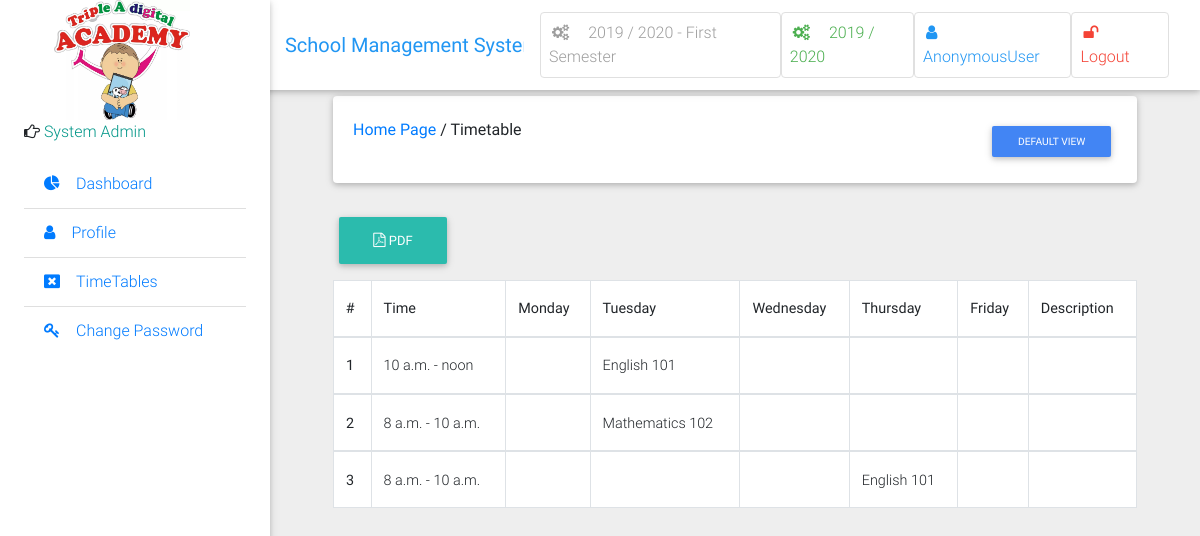
Page /timetable/by_day on the earlier database version.
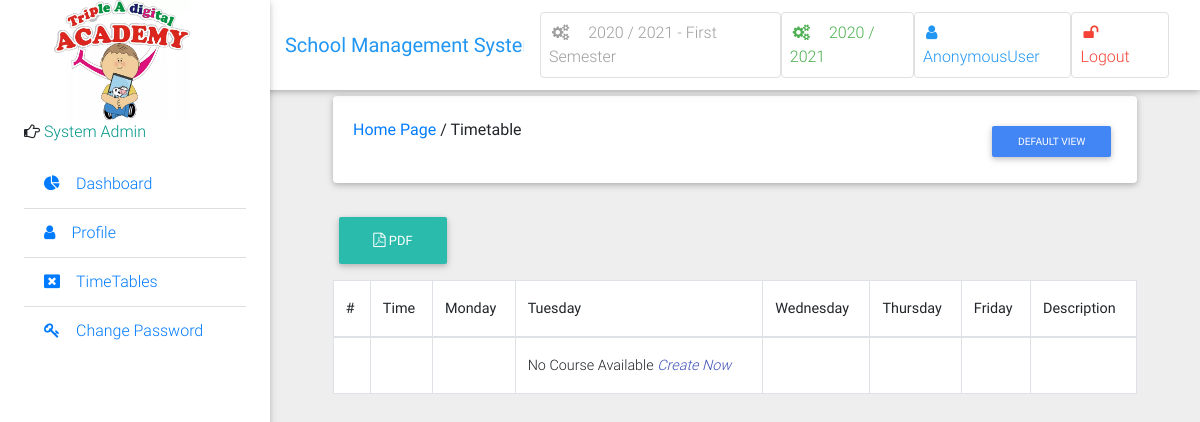
Same page on the later database version.
### school/models.py (models this page shows, shortened)
class Semester(models.Model):
    semester = models.CharField(max_length=10, choices=SEMESTER, blank=True)
    is_current_semester = models.BooleanField(default=False, blank=True, null=True)
    session = models.ForeignKey(Session, on_delete=models.CASCADE, blank=True, null=True)
    next_semester_begins = models.DateField(null=True, blank=True)
    def __str__(self):
        return str(self.session) + ' - ' + str(self.semester)

class Session(models.Model):
    session = models.CharField(max_length=200, unique=True)
    is_current_session = models.BooleanField(default=False, blank=True, null=True)
    next_session_begins = models.DateField(blank=True, null=True)
    def __str__(self):
        return self.session

class Timetable(models.Model):
    course = models.ForeignKey(Course, on_delete=models.CASCADE)
    day = models.CharField('Day', choices=DAYS, max_length=20)
    start_time = models.TimeField('Start Time', )
    end_time = models.TimeField('End Time', )
    venue = models.CharField('Venue', max_length=200, null=True, blank=True, help_text='Optional')
    description = models.CharField('Description', max_length=200, null=True, blank=True, help_text='Optional')

class Course(models.Model):
    courseTitle = models.CharField(max_length=200)
    courseCode = models.CharField(max_length=200, unique=True)
    description = models.TextField(max_length=200, blank=True)
    level = models.ForeignKey(Level, verbose_name='Grade', default='', on_delete=models.CASCADE)
    semester = models.ForeignKey(Semester, on_delete=models.CASCADE)
    is_elective = models.BooleanField(default=False, blank=True, null=True)

### school/views.py (the view)
# urls.py: path('timetable/by_day', views.timetable_by_day, name='timetable_by_day'),
def timetable_by_day(request):
    timetables = Timetable.objects.all()
    return render(request, 'administrator/timetable_by_day.html',
                  {
                      'timetables': timetables,
                  })

### school/context_processors.py (called while the page is built)
def session_processor(request):
	current_session = Session.objects.get(is_current_session=True)
	return {"current_session": current_session}

def semester_processor(request):
	current_semester = Semester.objects.get(is_current_semester=True)
	return {"current_semester": current_semester}

### school/templates/administrator/timetable_by_day.html (shortened to what this page needs)
{% extends 'school/base.html' %}
{% block side_bar %}
    {% include 'school/partial_active_element.html' with active='course_list' %}
{% endblock side_bar %}
{% block content %}
    <div class="container-fluid mt-5">
        <div class="card mb-4 wow fadeIn">
            <div class="card-body d-sm-flex justify-content-between">
                <h6 class="mb-2 mb-sm-0 pt-1">
                    <a href="/">Home Page</a>
                    <span>/</span>
                    <span>Timetable</span>
                </h6>
                <h6 class="mb-2 mb-sm-0 pt-1">
                    <a href="{% url 'timetable_all' %}" class="btn btn-primary btn-sm">Default View</a>
                </h6>
            </div>
        </div>
        {% if not request.user.is_superuser %}
            <h6 class="mb-2 mb-sm-0 pt-1">
                <a class="btn btn-default btn-rounded mb-3" href="{% url 'timetable_all_report' %}"
                   class="btn btn-default btn-rounded mb-4">
                    <i class="fa fa-file-pdf-o" aria-hidden="true"></i> PDF
                </a>
            </h6>
        {% endif %}
        <div class="table-wrapper-scroll-y">
            <table class="table table-bordered" style="background-color: white">
                <thead>
                <tr>
                    <th scope="col">#</th>
                    <th scope="col">Time</th>
                    <th scope="col">Monday</th>
                    <th scope="col">Tuesday</th>
                    <th scope="col">Wednesday</th>
                    <th scope="col">Thursday</th>
                    <th scope="col">Friday</th>
                    <th scope="col">Description</th>
                </tr>
                </thead>
                {% for timetable in timetables %}
                    <tbody>
                    <tr>
                        <th scope="row">{{ forloop.counter }}</th>
                        <td>{{ timetable.start_time }} - {{ timetable.end_time }}</td>
                        {% if timetable.day == 'Mon' %}
                            <td></td>
                            <td>{{ timetable.course.courseTitle }} {{ timetable.course.courseCode }}</td>
                            <td></td>
                            <td></td>
                            <td></td>
                            <td></td>
                        {% elif timetable.day == 'Wed' %}
                            <td></td>
                            <td></td>
                            <td></td>
                            <td>{{ timetable.course.courseTitle }} {{ timetable.course.courseCode }}</td>
                            <td></td>
                            <td></td>
                        {% endif %}
                    </tr>
                    </tbody>
                    {% empty %}
                    <tbody>
                    <tr>
                        <td></td>
                        <td></td>
                        <td></td>
                        <td>
          <span class="text-center">
            No Course Available <i><a class="indigo-text" href="{% url 'add_new_course' %}">Create Now</i>
          </span>
                        </td>
                        <td></td>
                        <td></td>
                        <td></td>
                    </tr>
                    </tbody>
                {% endfor %}
            </table>
        </div>
    </div>
    <br>
{% endblock %}

### school/templates/school/base.html (shortened to what this page needs)
{% load static %}
<!DOCTYPE html>
<html lang="en">
<head>
    <link rel="stylesheet" href="https://maxcdn.bootstrapcdn.com/font-awesome/4.7.0/css/font-awesome.min.css">
    <link href="{% static 'school/css/bootstrap.min.css' %}" rel="stylesheet">
    <link href="{% static 'school/css/mdb.min.css' %}" rel="stylesheet">
    <link href="{% static 'school/css/style.css' %}" rel="stylesheet">
</head>
<body class="grey lighten-3">
<header>
    <nav class="navbar fixed-top navbar-expand-lg navbar-light white scrolling-navbar">
        <div class="container-fluid">
            <a class="navbar-brand waves-effect" href="/">
                <strong class="blue-text">School Management System</strong>
            </a>
            <div class="collapse navbar-collapse" id="navbarSupportedContent">
                <ul class="navbar-nav nav-flex-icons">
                    <li class="nav-item">
                        <a href="{% if request.user.is_superuser %}{% url 'manage_semester' %}{% else %}#{% endif %}"
                           class="nav-link border border-light grey-text rounded waves-effect">
                            <i class="fa fa-cogs mr-3"></i>{{ current_semester }} Semester
                        </a>
                    </li>
                    <li class="nav-item">
                        <a href="{% if request.user.is_superuser %}{% url 'manage_session' %}{% else %}#{% endif %}"
                           class="nav-link border border-light green-text rounded waves-effect">
                            <i class="fa fa-cogs mr-3"></i>{{ current_session }}
                        </a>
                    </li>
                    <li class="nav-item">
                        <a href="{% url 'profile' %}"
                           class="nav-link border border-light rounded waves-effect blue-text">
                            <i class="fa fa-user mr-3"></i>{{ user|capfirst }}
                        </a>
                    </li>
                    <li class="nav-item">
                        <a href="/accounts/logout/" class="nav-link border border-light rounded waves-effect red-text">
                            <i class="fa fa-unlock mr-3"></i>Logout
                        </a>
                    </li>
                </ul>
            </div>
        </div>
    </nav>
    <div class="sidebar-fixed position-fixed">
        <img src="{% static 'img/logo.jpg' %}" id="icon" class="logo" style="margin-left: 30px">
        {% if request.user.is_lecturer %}
            <p><i class="fa fa-hand-o-right" aria-hidden="true"></i>
                <span class="teal-text text-center"> Lecturer</span></p>
        {% elif request.user.is_student %}
            <p><i class="fa fa-hand-o-right" aria-hidden="true"></i>
                <span class="teal-text text-center"> Student</span></p>
        {% elif request.user.is_parent %}
            <p><i class="fa fa-hand-o-right" aria-hidden="true"></i>
                <span class="teal-text text-center"> Parent</span></p>
        {% elif request.user.is_librarian %}
            <p><i class="fa fa-hand-o-right" aria-hidden="true"></i>
                <span class="teal-text text-center"> Library</span></p>
        {% else %}
            <p><i class="fa fa-hand-o-right" aria-hidden="true"></i>
                <span class="teal-text text-center"> System Admin</span></p>
        {% endif %}
        <div class="dashboard">
            {% block side_bar %}{% endblock side_bar %}
        </div>
    </div>
</header>
<main class="pt-5 mx-lg-5">
    {% block content %} {% endblock %}
</main>
</body>
</html>

Differences in the rows shown:
removed Timetable: start_time "10 a.m.", end_time "noon", course.courseTitle "English", course.courseCode "101"
removed Timetable: start_time "8 a.m.", end_time "10 a.m.", course.courseTitle "Mathematics", course.courseCode "102"
removed Timetable: start_time "8 a.m.", end_time "10 a.m.", course.courseTitle "English", course.courseCode "101"
changed Semester: session+semester "2019 / 2020 - First" → "2020 / 2021 - First"
changed Session: session "2019 / 2020" → "2020 / 2021"
Other differences:
text now shown: "No Course Available Create Now"
